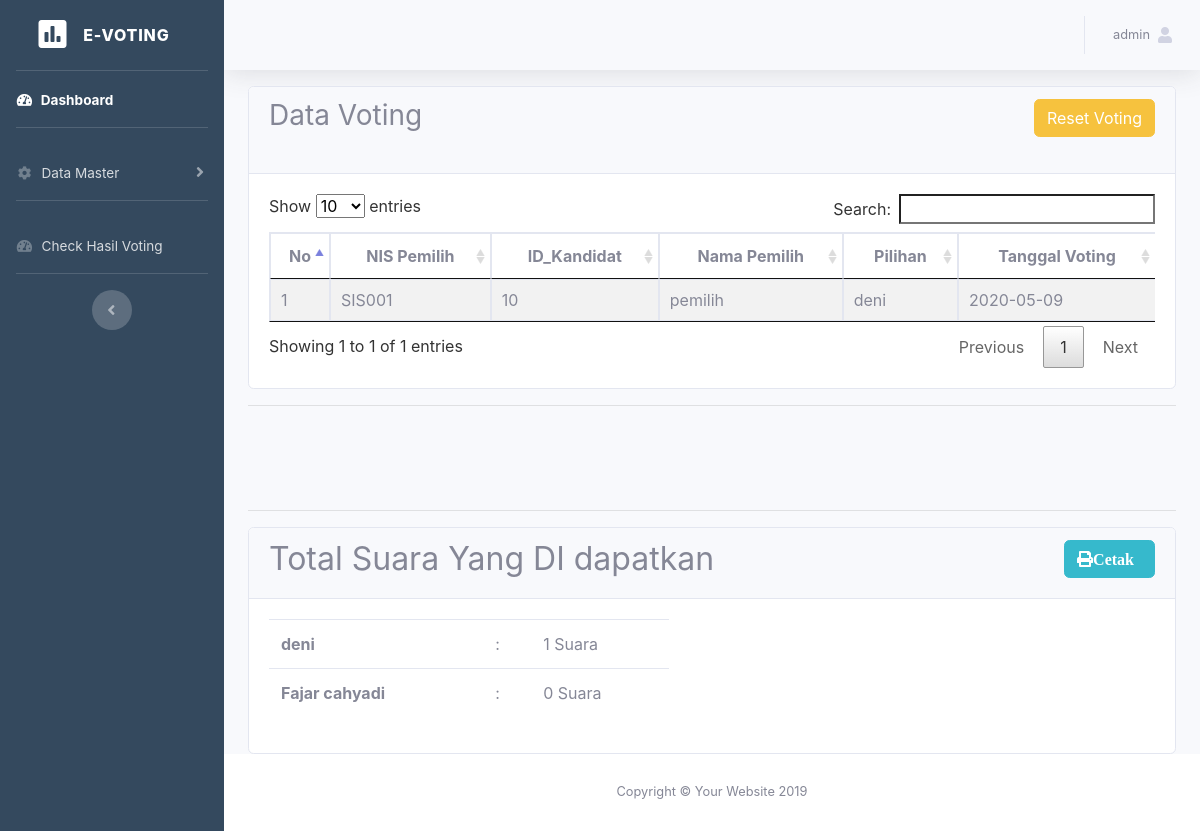
The page /admin/check_voting.php (signed in) on the database its author committed.
### tables this page shows
CREATE TABLE `tb_voting` (
  `id` int(11) NOT NULL,
  `nis` varchar(50) NOT NULL,
  `id_kandidat` varchar(50) NOT NULL,
  `nama_pemilih` varchar(50) NOT NULL,
  `pilihan` varchar(50) NOT NULL,
  `tanggal_milih` date NOT NULL
);

CREATE TABLE `tb_kandidat` (
  `id_kandidat` smallint(4) NOT NULL,
  `nama_calon` varchar(50) NOT NULL,
  `visi` varchar(255) NOT NULL,
  `misi` varchar(255) NOT NULL,
  `periode` varchar(50) NOT NULL,
  `suara` int(10) NOT NULL,
  `foto` varchar(255) NOT NULL
);

### admin/check_voting.php (the view, shortened to what this page needs)
<?php include'templet/header.php' ?>
<?php include'templet/topbar.php' ?>
<?php
if(!isset($_SESSION['username'])){
  echo "<script> document.location.href='../index.php' </script>";
}else{
  ?>
  <div class="container-fluid">
    <div class="card">
     <div class="card-header">
      <h3 style="float:left">Data Voting</h3>
      <a style="float: right" type="button" class="btn btn-warning mb-4 text-white" href="reset_voting.php">Reset Voting</a>
    </div>
    <div class="card-body">
      <div class="table-responsive">
        <table class="table table-hover table-bordered table-striped" id="datatable" style="width:100%">
          <thead>
            <tr>
              <th width="5%">No</th>
              <th class="text-center">NIS Pemilih</th>
              <th class="text-center">ID_Kandidat</th>
              <th class="text-center">Nama Pemilih</th>
              <th class="text-center">Pilihan</th>
              <th class="text-center">Tanggal Voting</th>
            </tr>
          </thead>
          <tbody>
            <?php
            include '../koneksi.php';
            $no = 1;
            $query = mysqli_query($koneksi, "SELECT * FROM tb_voting");
            while ($data = mysqli_fetch_array($query)) {
             ?>
             <tr>
               <td><?php echo $no++ ?></td>
               <td><?php echo $data['nis'] ?></td>
               <td><?php echo $data['id_kandidat'] ?></td>
               <td><?php echo $data['nama_pemilih'] ?></td>
               <td><?php echo $data['pilihan'] ?></td>
               <td><?php echo $data['tanggal_milih'] ?></td>
             </tr>
           <?php } ?>
         </tbody>
       </table>
     </div>
   </div>
 </div>
 <hr>
 <br>
 <br>
 <br>
 <hr>
 <div class="card">
  <div class="card-header">
   <h2 style="float:left">Total Suara Yang DI dapatkan</h2>
   <a href="cetak_pdf.php" style="float:right" class="btn btn-info inline"><i class="fa fa-print mr-2">Cetak</i></a>
 </div>
 <div class="card-body">
   <table class="table" style="width : 400px;">
     <?php
     $query = mysqli_query($koneksi, "SELECT * FROM tb_kandidat");
     while ($data = mysqli_fetch_array($query)) {
       ?>
       <tr>
        <th><?php echo $data['nama_calon'] ?></th>
        <td>:</td>
        <td><?php echo $data['suara'] ?> Suara</td>
      </tr>
    <?php } ?>
  </table>
</div>
</div>
</div>
<?php include'templet/footer.php' ?>
<?php } ?>

### rows shown on the page
tb_voting: nis "SIS001", id_kandidat "10", nama_pemilih "pemilih", pilihan "deni", tanggal_milih "2020-05-09"
tb_kandidat: nama_calon "deni", suara "1"
tb_kandidat: nama_calon "Fajar cahyadi", suara "0"

### other values the page prints
$_SESSION['username'] "admin"
